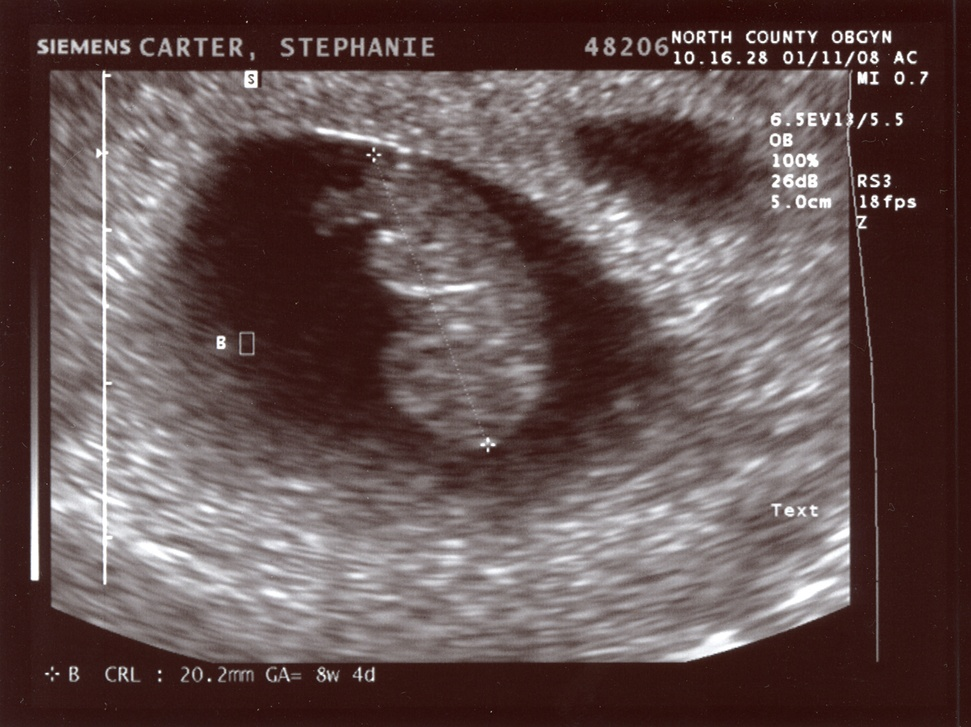
#> input picture inverse_log.jpg, 971 x 727 px, shrunk from 1200 x 898 before the run
$ python inverse_log.py
#> lines starting #> are read from the running program, lines starting #| are printed output that depends on the picture
# inverse_log.py
from PIL import Image
import numpy as np

input_path = "inverse_log.jpg"
img = Image.open(input_path).convert("L")
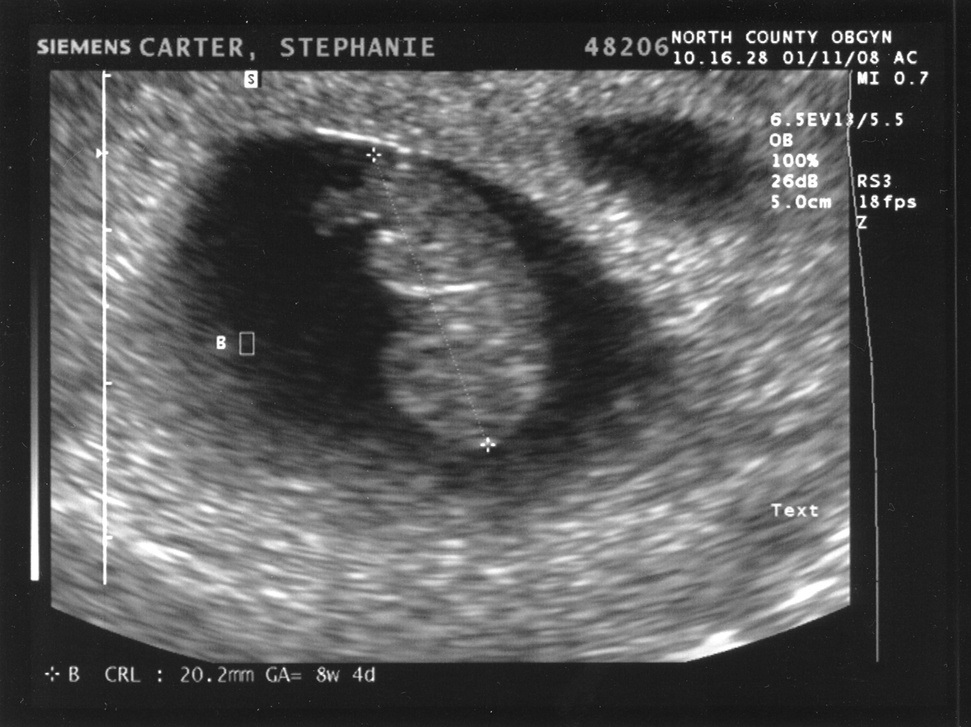
#> img: PIL image 971x727 L; min 10, max 255, mean 86.8
pixels = np.array(img, dtype=np.float32)

# s = c * (exp(r) - 1)   scaled to [0,255]
max_val = np.max(pixels)
#> max_val = 255
c = 255 / (np.exp(max_val / 255) - 1)   # r normalized to [0,1] first
#> c = 148.4
exp_pixels = c * (np.exp(pixels / 255) - 1)
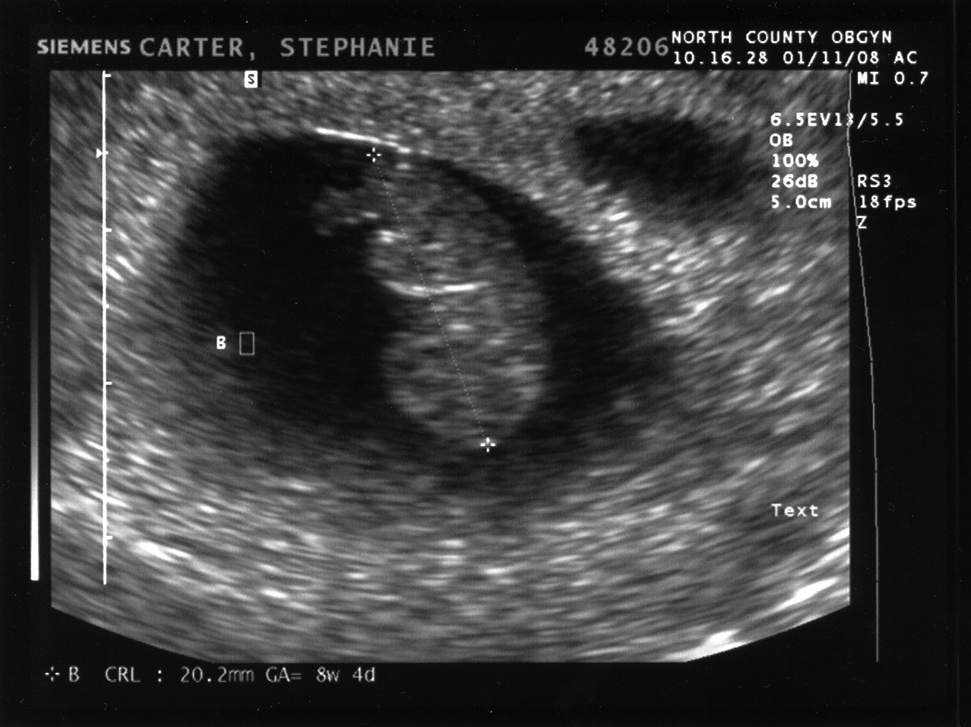
#> exp_pixels: shape (727, 971) float32; min 5.94, max 255, mean 65.6; drawn with min black and max white
result = Image.fromarray(np.uint8(exp_pixels))
result.save("inverse_log_output.jpg")
